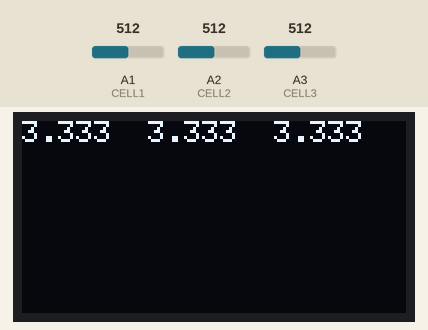
This sketch was run on a simulated Arduino Uno, built with avr-gcc and run on an emulated ATmega328P. Shown: 128×64 one-colour display. The inputs (shaded band) are chosen by the test bench; at power-on: A1 (CELL1) = 512, A2 (CELL2) = 512, A3 (CELL3) = 512. What the sketch prints to the serial monitor is not drawn.

Above: at 1.2 s.
1.3 s: A1 (CELL1) set to 716
At 2.7 s:
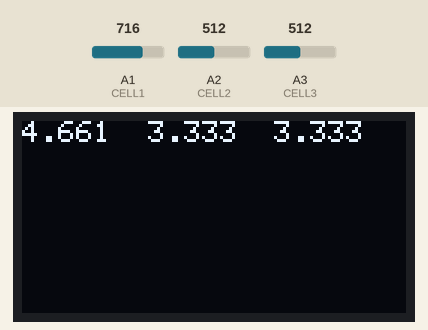
3.6 s: A2 (CELL2) set to 716
At 5.3 s:
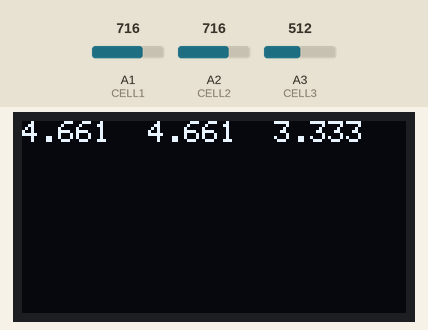
5.7 s: A3 (CELL3) set to 716
At 6.6 s:
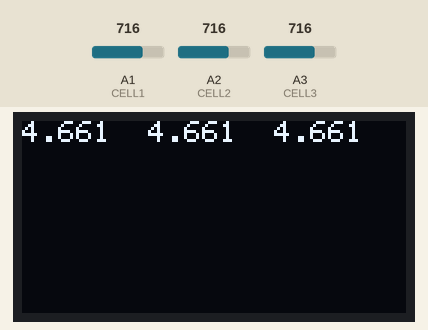
7.7 s: A1 (CELL1) set to 900
At 9.1 s:
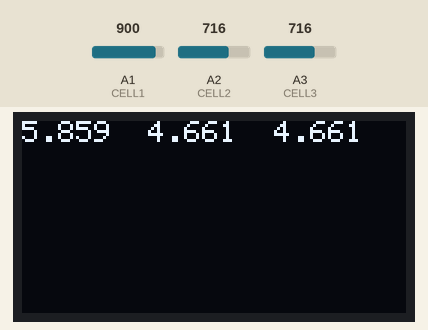
9.8 s: A2 (CELL2) set to 900
At 11.5 s:
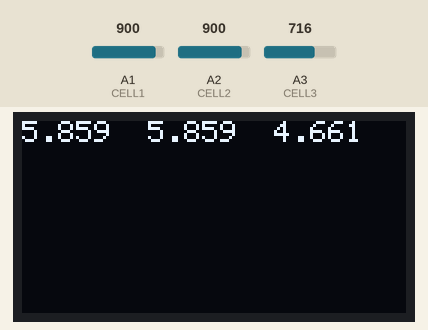
11.8 s: A3 (CELL3) set to 900
At 12.9 s:
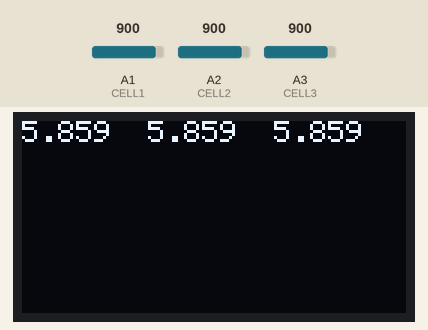
Timing chart, 0 to 14.8 s (numbered marks = the images above; inputs shaded):
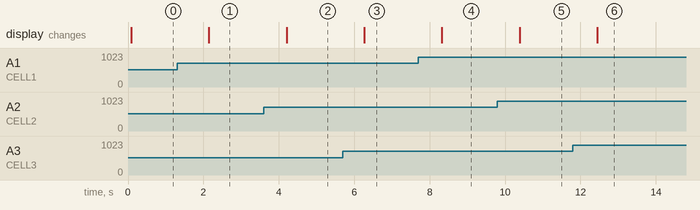

The sketch:

battery_tester.ino
```cpp
/*
 * battery_tester.ino
 *
 * Test harness setup to see if my battery detector idea will work.
 *
 */

#include <Arduino.h>
#include <Adafruit_GFX.h>
#include <Adafruit_SSD1306.h>
#include <SPI.h>
#include <Wire.h>
#include <avr/sleep.h>

////////////////////////////////////////////////////////////////////////
// CONSTANTS
////////////////////////////////////////////////////////////////////////

// Which battery cell is hooked up where
#define CELL3 A3
#define CELL2 A2
#define CELL1 A1

// Hardware serial speed for debuggin'
#define BAUD_RATE 9600

// Display params
#define DISPLAY_ADDR     SSD1306_I2C_ADDRESS
#define DISPLAY_MODE     SSD1306_SWITCHCAPVCC
#define DISPLAY_TEXTSIZE 1
#define DISPLAY_COLOR    WHITE
#define DISPLAY_RST_PIN  8

////////////////////////////////////////////////////////////////////////
// GLOBAL STATE VARIABLES
////////////////////////////////////////////////////////////////////////

// Display controller object
Adafruit_SSD1306 display(DISPLAY_RST_PIN);

// Current raw readings
float raw_cell1v = 0.0;
float raw_cell2v = 0.0;
float raw_cell3v = 0.0;

// Current values for voltage
float cell1v = 0.0;
float cell2v = 0.0;
float cell3v = 0.0;

////////////////////////////////////////////////////////////////////////
// HELPER FUNCTIONS
////////////////////////////////////////////////////////////////////////

void refresh_display() {
  display.clearDisplay();
  display.setCursor(0, 0);
  display.print(cell1v, 3);
  display.setCursor(42, 0);
  display.print(cell2v, 3);
  display.setCursor(84, 0);
  display.print(cell3v, 3);
  display.display();
}

float convert_to_lipo(int reading) {
  const float refv = 5.0;
  const float res = 1024;
  const float r1 = 1000;
  const float r2 = 3000;

  float v_in = refv / res * reading;
  float v_bat = v_in * (r1 + r2) / r2;

  return v_bat;
}

float read_voltage(uint8_t pin) {

  const float refv = 5.0;
  const float res = 1024;
  const float r1 = 1000;
  const float r2 = 3000;

  float reading = analogRead(pin);
  float v_in = refv / res * reading;
  float v_bat = v_in * (r1 + r2) / r2;

  return v_bat;

}

////////////////////////////////////////////////////////////////////////
// STARTUP CODE
////////////////////////////////////////////////////////////////////////

void setup() {

  // Boot display
  Wire.begin();
  display.begin(DISPLAY_MODE, DISPLAY_ADDR);
  display.clearDisplay();
  display.setTextColor(DISPLAY_COLOR);
  display.setTextSize(DISPLAY_TEXTSIZE);
  display.setTextWrap(false);
  display.println("HAI");
  display.display();

  // Setup serial debugging
  Serial.begin(BAUD_RATE);
  Serial.println("HAI");

  // Set sleep mode for later use
  set_sleep_mode(SLEEP_MODE_IDLE);

  // Set analog reference
  analogReference(EXTERNAL);

}

////////////////////////////////////////////////////////////////////////
// MAIN LOOP
////////////////////////////////////////////////////////////////////////

void loop() {

  // Read analog values
  raw_cell1v = analogRead(CELL1);
  raw_cell2v = analogRead(CELL2);
  raw_cell3v = analogRead(CELL3);

  // Convert to battery voltage
  cell1v = read_voltage(CELL1);
  cell2v = read_voltage(CELL2);
  cell3v = read_voltage(CELL3);

  // Display stuff
  refresh_display();

  // Go to sleep until interrupted
  //sleep_mode();
  delay(1000);

}

// vi: syntax=arduino
```

Measured:
- after the input at 1.3 s, the display: changes after 0.85 s (image 1)
- after the input at 3.6 s, the display: changes after 0.61 s (image 2)
- after the input at 5.7 s, the display: changes after 0.57 s (image 3)
- after the input at 7.7 s, the display: changes after 0.63 s (image 4)
- after the input at 9.8 s, the display: changes after 0.59 s (image 5)
- after the input at 11.8 s, the display: changes after 0.64 s (image 6)
